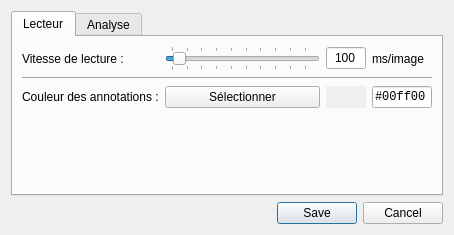
<?xml version="1.0" encoding="UTF-8"?>
<ui version="4.0">
 <class>Parameters</class>
 <widget class="QDialog" name="Parameters">
  <property name="geometry">
   <rect>
    <x>0</x>
    <y>0</y>
    <width>454</width>
    <height>235</height>
   </rect>
  </property>
  <property name="windowTitle">
   <string>Paramètres</string>
  </property>
  <layout class="QVBoxLayout" name="verticalLayout">
   <item>
    <widget class="QTabWidget" name="tabWidget">
     <property name="currentIndex">
      <number>0</number>
     </property>
     <widget class="QWidget" name="tabPlayer">
      <attribute name="title">
       <string>Lecteur</string>
      </attribute>
      <layout class="QGridLayout" name="gridLayout">
       <item row="0" column="0">
        <widget class="QLabel" name="pSpeedLabel">
         <property name="text">
          <string>Vitesse de lecture :</string>
         </property>
        </widget>
       </item>
       <item row="0" column="1">
        <widget class="QSlider" name="pSpeedSlider">
         <property name="minimum">
          <number>50</number>
         </property>
         <property name="maximum">
          <number>1000</number>
         </property>
         <property name="singleStep">
          <number>50</number>
         </property>
         <property name="value">
          <number>100</number>
         </property>
         <property name="orientation">
          <enum>Qt::Horizontal</enum>
         </property>
         <property name="tickPosition">
          <enum>QSlider::TicksBothSides</enum>
         </property>
         <property name="tickInterval">
          <number>100</number>
         </property>
        </widget>
       </item>
       <item row="0" column="2">
        <widget class="QLineEdit" name="pDelayEdit">
         <property name="maximumSize">
          <size>
           <width>40</width>
           <height>16777215</height>
          </size>
         </property>
         <property name="text">
          <string>100</string>
         </property>
         <property name="alignment">
          <set>Qt::AlignCenter</set>
         </property>
         <property name="readOnly">
          <bool>false</bool>
         </property>
        </widget>
       </item>
       <item row="0" column="3">
        <widget class="QLabel" name="pDelayLabel">
         <property name="text">
          <string>ms/image</string>
         </property>
        </widget>
       </item>
       <item row="2" column="0">
        <widget class="QLabel" name="aColorLabel">
         <property name="text">
          <string>Couleur des annotations :</string>
         </property>
        </widget>
       </item>
       <item row="2" column="1">
        <widget class="QPushButton" name="aColorSelecter">
         <property name="text">
          <string>Sélectionner</string>
         </property>
        </widget>
       </item>
       <item row="1" column="0" colspan="4">
        <widget class="Line" name="line">
         <property name="orientation">
          <enum>Qt::Horizontal</enum>
         </property>
        </widget>
       </item>
       <item row="2" column="3">
        <widget class="QLineEdit" name="aColorEdit">
         <property name="maximumSize">
          <size>
           <width>60</width>
           <height>16777215</height>
          </size>
         </property>
         <property name="font">
          <font>
           <family>Monospace</family>
          </font>
         </property>
         <property name="text">
          <string>#00ff00</string>
         </property>
        </widget>
       </item>
       <item row="2" column="2">
        <widget class="QLabel" name="aColorRender">
         <property name="toolTip">
          <string>Couleur</string>
         </property>
         <property name="autoFillBackground">
          <bool>true</bool>
         </property>
         <property name="text">
          <string/>
         </property>
        </widget>
       </item>
       <item row="3" column="0">
        <spacer name="verticalSpacer">
         <property name="orientation">
          <enum>Qt::Vertical</enum>
         </property>
         <property name="sizeHint" stdset="0">
          <size>
           <width>20</width>
           <height>40</height>
          </size>
         </property>
        </spacer>
       </item>
      </layout>
     </widget>
     <widget class="QWidget" name="tabAnalyse">
      <attribute name="title">
       <string>Analyse</string>
      </attribute>
     </widget>
    </widget>
   </item>
   <item>
    <widget class="QDialogButtonBox" name="buttonBox">
     <property name="orientation">
      <enum>Qt::Horizontal</enum>
     </property>
     <property name="standardButtons">
      <set>QDialogButtonBox::Cancel|QDialogButtonBox::Save</set>
     </property>
    </widget>
   </item>
  </layout>
 </widget>
 <resources/>
 <connections>
  <connection>
   <sender>buttonBox</sender>
   <signal>accepted()</signal>
   <receiver>Parameters</receiver>
   <slot>accept()</slot>
   <hints>
    <hint type="sourcelabel">
     <x>248</x>
     <y>254</y>
    </hint>
    <hint type="destinationlabel">
     <x>157</x>
     <y>274</y>
    </hint>
   </hints>
  </connection>
  <connection>
   <sender>buttonBox</sender>
   <signal>rejected()</signal>
   <receiver>Parameters</receiver>
   <slot>reject()</slot>
   <hints>
    <hint type="sourcelabel">
     <x>316</x>
     <y>260</y>
    </hint>
    <hint type="destinationlabel">
     <x>286</x>
     <y>274</y>
    </hint>
   </hints>
  </connection>
 </connections>
</ui>
